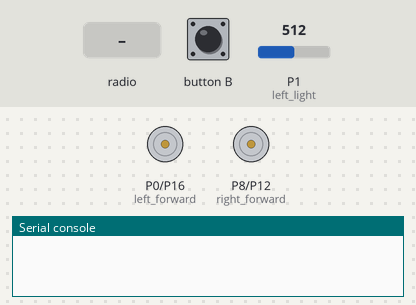
This program was run on a simulated BBC micro:bit running MicroPython. Shown: motor-driver pin pairs drawn as motors (green arrow = first pin HIGH = forward, orange = second pin HIGH = backward, longer = more drive), the last lines printed to the serial console. The inputs (shaded band) are chosen by the test bench; at power-on: P1 (left_light) = 512 (analog values on the 0–1023 scale). No radio messages arrive unless stated (any console line starting 'radio sent:' is added by the test bench).

Above: at 1.2 s.
1.3 s: radio message "start" arrives
At 2.2 s:
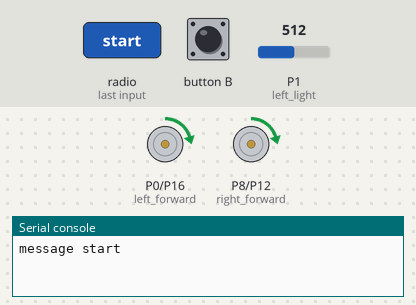
2.8 s: P1 (left_light) set to 22
4.3 s: P1 (left_light) set to 18
At 5.6 s:
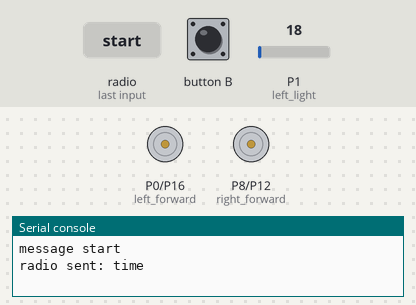
Timing chart, 0 to 7.3 s (numbered marks = the images above; inputs shaded):
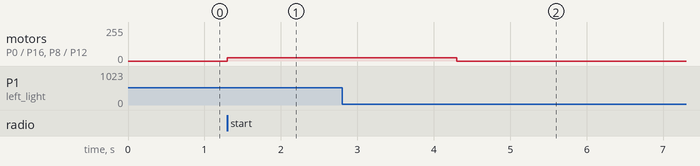

The program:

start_and_stop_thingo_added_to_wobot_wadio.py
```python
from microbit import *
import radio

radio.on()
radio.config(channel=41)

left_back = pin16
left_forward = pin0
right_back = pin12
right_forward = pin8
left_light = pin1
right_light = pin2
sense_num = 0
game_start = 0
light = 0

#controls left wheel, -ve speed is backward
#-1023 to 1023
def left_wheel(speed):
    if speed < 0 :
        left_forward.write_analog(0)
        left_back.write_analog(abs(speed))
    else:
        left_forward.write_analog(abs(speed))
        left_back.write_analog(0)

#controls right wheel, -ve speed is backward
#-1023 to 1023
def right_wheel(speed):
    if speed < 0 :
        right_forward.write_analog(0)
        right_back.write_analog(abs(speed))
    else:
        right_forward.write_analog(abs(speed))
        right_back.write_analog(0)

#maps sensor value to output value, where x is sensor value,
#a->b is the range of sensor values, and c->d is the range of desired output values.
def map_to_range(value):
    initial_min, initial_max, new_min, new_max = 600, 800, 175, 1023
    #correct values outside range
    if value < initial_min:
        value = initial_min
    if value > initial_max:
        value = initial_max
    # Figure out how 'wide' each range is
    initial_span = initial_max - initial_min
    new_span = new_max - new_min

    # Convert the left range into a 0-1 range (float)
    scaled_value = (value - initial_min) / initial_span

    # Convert the 0-1 range into a value in the right range.
    return 1023 - (new_min + (scaled_value * new_span))

l_previous_speeds = [0]
r_previous_speeds = [0]
l_avg = 0
r_avg = 0
length = 2
while True:
    msg = radio.receive()
    if button_b.is_pressed() == 1:
        left_wheel(0)
        right_wheel(0)
        game_start = 0
    if msg:
        if msg == "start":
            game_start = 1
    if game_start == 1:
        if len(l_previous_speeds) == length:
            l_previous_speeds.pop(0)
        if len(r_previous_speeds) == length:
            r_previous_speeds.pop(0)
        if msg:
            print("message", msg)
            if msg.startswith("r"):
                r_previous_speeds.append(map_to_range(int(msg[1:])))
            elif msg.startswith('l'):
                l_previous_speeds.append(map_to_range(int(msg[1:])))
        else:
            l_previous_speeds.append(max(0, max(l_previous_speeds)-1))
            r_previous_speeds.append(max(0, max(r_previous_speeds)-1))
        l_avg = sum(l_previous_speeds)/len(l_previous_speeds)
        r_avg = sum(r_previous_speeds)/len(r_previous_speeds)
        left_wheel(l_avg + 100)
        right_wheel(r_avg + 100)

        light = left_light.read_analog()
        if  light < 20:
            radio.send('time')
            left_wheel(0)
            right_wheel(0)
            game_start = 0
```

Measured:
- after the input at 1.3 s, motor on P0 (left_forward) / P16 (left_back), motor on P8 (right_forward) / P12 (right_back): stopped → forward 25/255 at once
- after the input at 2.8 s, every drawn part: stays the same
- after the input at 4.3 s, motor on P0 (left_forward) / P16 (left_back), motor on P8 (right_forward) / P12 (right_back): forward 25/255 → stopped at once
